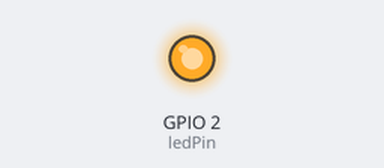
This sketch was run on a simulated ESP32. On the bench: output pins drawn as LEDs (lit = HIGH).

Above: at 0.1 s.
At 0.6 s:
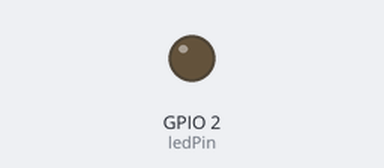
Timing chart, 0 to 2.1 s (numbered marks = the images above):
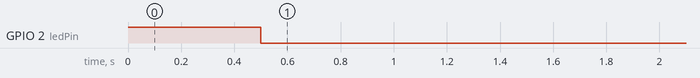

The sketch:

fingerdetection.ino
```cpp
/**
 * Finger Controlled LED - ESP32 Firmware
 * Listens for Serial commands from Python to control an LED.
 */

// GPIO 2 controls the onboard blue LED on most ESP32 dev boards
const int ledPin = 2;

void setup() {
  // Initialize the LED pin as an output
  pinMode(ledPin, OUTPUT);

  // Start serial communication at 9600 bits per second
  Serial.begin(9600);

  // Flash the LED once at startup to confirm it works
  digitalWrite(ledPin, HIGH);
  delay(500);
  digitalWrite(ledPin, LOW);
}

void loop() {
  // Check if bytes are available to read from Python
  if (Serial.available() > 0) {

    // Read the incoming character
    char data = Serial.read();

    // If Python sends '1', turn the LED ON
    if (data == '1') {
      digitalWrite(ledPin, HIGH);
    }

    // If Python sends '0', turn the LED OFF
    if (data == '0') {
      digitalWrite(ledPin, LOW);
    }
  }
}
```
